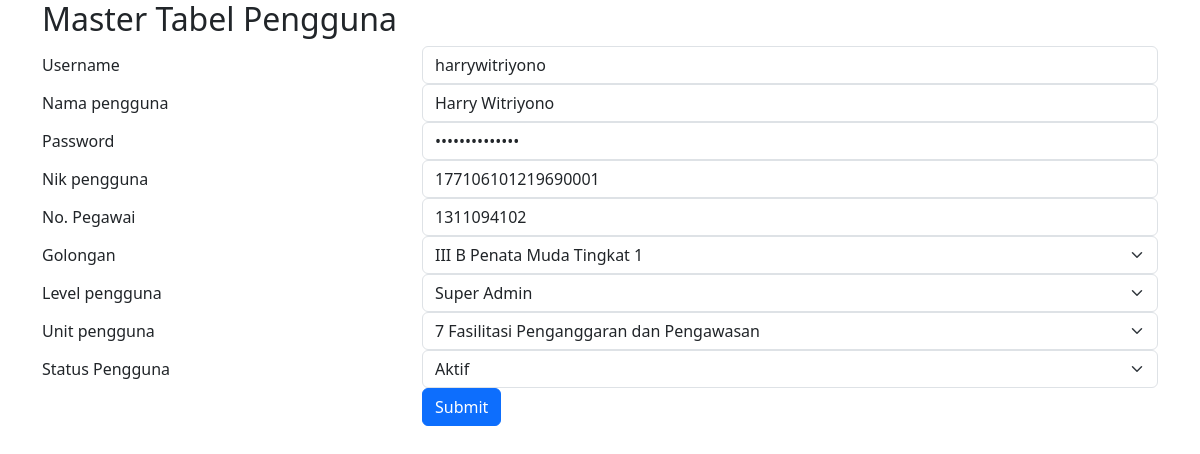
The page /koreksipengguna.php?id_login=8 on the database its author committed.
### tables this page shows
CREATE TABLE `pengguna` (
  `id_login` int(30) NOT NULL,
  `nik` varchar(20) NOT NULL,
  `username` varchar(100) NOT NULL,
  `nama_lengkap` varchar(100) NOT NULL,
  `password` varchar(60) NOT NULL,
  `no_pegawai` varchar(20) NOT NULL,
  `idlevel` int(2) DEFAULT NULL,
  `idunit` int(2) DEFAULT NULL,
  `Golongan` varchar(5) DEFAULT NULL,
  `Status` enum('Aktif','TidakAktif') DEFAULT NULL
);

CREATE TABLE `level` (
  `idlevel` int(2) NOT NULL,
  `namalevel` varchar(30) NOT NULL
);

### koreksipengguna.php (the view, shortened to what this page needs)
<!DOCTYPE html>
<html lang="en">
<head>
  <link href="https://cdn.jsdelivr.net/npm/bootstrap@5.3.2/dist/css/bootstrap.min.css" rel="stylesheet">
</head>
<body>
  <?php
	include('koneksi.db.php');
	if (isset($_GET['id_login'])){
		$id_login=filter_var($_GET['id_login'],FILTER_SANITIZE_STRING);
		$sql="SELECT * FROM `pengguna` WHERE id_login='".$id_login."'";
		$q=mysqli_query($koneksi, $sql);
		$r=mysqli_fetch_array($q);
	}
		?>
	<div class="container">
	<h2>Master Tabel Pengguna</h2>
	<form method="post">
		<div class="form-group row">
			<label for="username" class="col-4 col-form-label">Username</label>
			<div class="col-8">
			<input id="username" name="username" type="text" class="form-control" value="<?php echo $r['username'];?>">
			</div>
		</div>
		<div class="form-group row">
			<label for="nama_lengkap" class="col-4 col-form-label">Nama pengguna</label>
			<div class="col-8">
			<input id="nama_lengkap" name="nama_lengkap" type="text" class="form-control" value="<?php echo $r['nama_lengkap'];?>">
			</div>
		</div>
		<div class="form-group row">
    <label for="password" class="col-4 col-form-label">Password</label>
    <div class="col-8">
      <input id="password" name="password" type="password" class="form-control" value="<?php echo $r['password'];?>">
    </div>
  </div>
    <div class="form-group row">
			<label for="nik" class="col-4 col-form-label">Nik pengguna</label>
			<div class="col-8">
			<input id="nik" name="nik" type="text" class="form-control" value="<?php echo $r['nik'];?>">
			</div>
	</div>
	<div class="form-group row">
     <label for="no_pegawai" class="col-4 col-form-label">No. Pegawai</label>
     <div class="col-8">
      <input id="no_pegawai" name="no_pegawai" type="text" class="form-control" value="<?php echo $r['no_pegawai'];?>">
     </div>
    </div>
		<div class="form-group row">
    <label for="Golongan" class="col-4 col-form-label">Golongan</label>
    <div class="col-8">
      <select id="Golongan" name="Golongan" class="form-select">
	  <?php $sqlg="select * from Golongan";
		$qg=mysqli_query($koneksi,$sqlg);
		$rg=mysqli_fetch_array($qg); ?>
		<?php
		do{
			?>
        <option value="<?php echo $rg['Golongan'];?>" <?php if ($r['Golongan']==$rg['Golongan']) echo "Selected";?>><?php echo $rg['Golongan'].' '.$rg['Pangkat'];?></option>
		<?php } while($rg=mysqli_fetch_array($qg));
		?>
      </select>
    </div>
  </div>
		<div class="form-group row">
			<label for="idlevel" class="col-4 col-form-label">Level pengguna</label>
				<div class="col-8">
				<select class="form-select" name="idlevel" id="idlevel">
						<?php
							$sqllevel="SELECT * FROM `level`";
							$qlevel=mysqli_query($koneksi, $sqllevel);
							$rlevel=mysqli_fetch_array($qlevel);?>
							<?php
							do{
						?>
						<option value="<?php echo $rlevel['idlevel'];?>" <?php if ($r['idlevel']==$rlevel['idlevel']) echo "selected";?>>
						<?php echo $rlevel['namalevel'];?> </option>
						<?php
							} while ($rlevel=mysqli_fetch_array($qlevel));
						?>
				</select>
				</div>
		</div>
		<div class="form-group row">
			<label for="idunit" class="col-4 col-form-label">Unit pengguna</label>
			<div class="col-8">
				<select class="form-select" name="idunit" id="idunit">
					<?php
						$sqlunit="SELECT * FROM `unit`";
						$qunit=mysqli_query($koneksi, $sqlunit);
						$runit=mysqli_fetch_array($qunit);?>
						<?php
						do{
					?>
					<option value="<?php echo $runit['idunit'];?>" <?php if ($r['idunit']==$runit['idunit']) echo "Selected";?>><?php
						echo $runit['idunit'].' '.$runit['namaunit'];
					?></option>
					<?php
						} while ($runit=mysqli_fetch_array($qunit));
					?>
				</select>
			</div>
		</div>
		<div class="form-group row">
    <label for="Status" class="col-4 col-form-label">Status Pengguna</label>
    <div class="col-8">
      <select id="Status" name="Status" class="form-select">
		<option value="Aktif" <?php if ($r['Status']=="Aktif") echo "Selected";?>>Aktif</option>
      </select>
    </div>
  </div>
		<div class="form-group row">
			<div class="offset-4 col-8">
			<button name="submit" type="submit" class="btn btn-primary">Submit</button>
			</div>
		</div>
	</form>
	</div>
</body>
</html>

### rows shown on the page
pengguna: username "harrywitriyono", nama_lengkap "Harry Witriyono", nik "177106101219690001", no_pegawai "1311094102", idlevel "Super Admin"

### other values the page prints
form field Golongan "III B Penata Muda Tingkat 1"
form field idunit "7 Fasilitasi Penganggaran dan Pengawasan"
